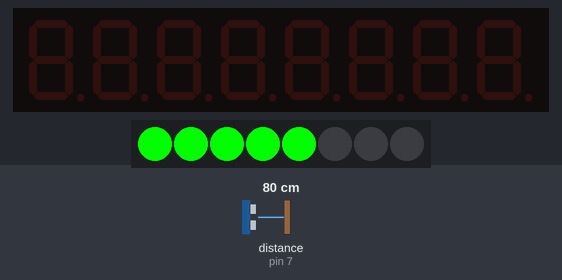
This sketch was run on a simulated Arduino Uno, built with avr-gcc and run on an emulated ATmega328P. Shown: 8-digit seven-segment display, 8 RGB LEDs in strip order, left to right. The test bench sets the inputs (shaded band); at power-on: distance to the obstacle (sensor on pin 7) 80 cm. The echo pulse lasts 58.3 µs per cm; what the sketch prints to the serial monitor is not drawn.

Above: at 1.2 s.
1.3 s: distance to the obstacle (sensor on pin 7) set to 18 cm
At 2.6 s:
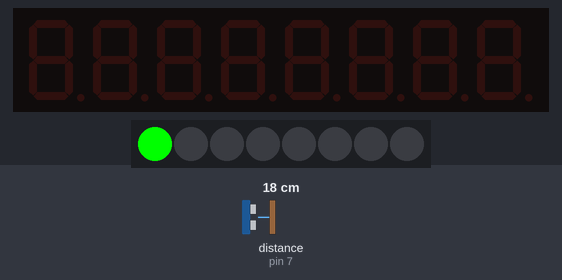
2.9 s: distance to the obstacle (sensor on pin 7) set to 35 cm
At 4.3 s:
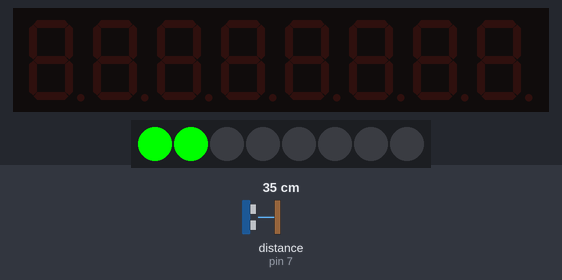
5.9 s: distance to the obstacle (sensor on pin 7) set to 60 cm
At 7.1 s:
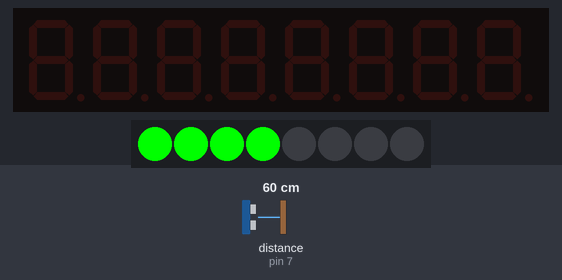
7.4 s: distance to the obstacle (sensor on pin 7) set to 2 cm
At 8.0 s:
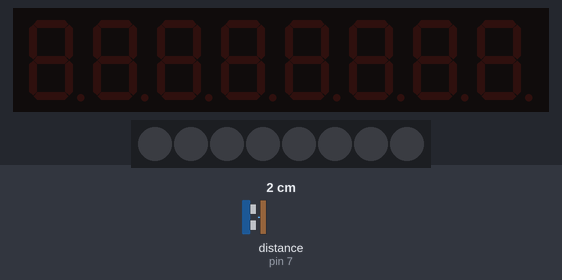
Timing chart, 0 to 9.9 s (numbered marks = the images above; inputs shaded):
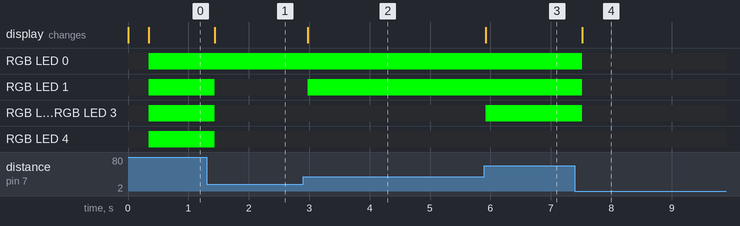

Measured:
- after the input at 1.3 s, RGB LED 1–4: RGB(0, 255, 0) → off after 0.13 s
- after the input at 2.9 s, RGB LED 1: off → RGB(0, 255, 0) after 0.08 s
- after the input at 5.9 s, RGB LED 2, RGB LED 3: off → RGB(0, 255, 0) at once
- after the input at 7.4 s, RGB LED 0–3: RGB(0, 255, 0) → off after 0.12 s

The sketch:

LCD_Watering.ino
```cpp
#include <TM1638.h>
#include <NewPing.h>

#define TRIGGER_PIN  6
#define ECHO_PIN     7
#define MAX_DISTANCE 250
#define Length 25


typedef struct {
  String message;
  int type;

}
messageStruct;

messageStruct lcdMessages[Length];

int lcdMessagesIndex=0;

NewPing sonar(TRIGGER_PIN, ECHO_PIN, MAX_DISTANCE);
int distance=0;
int showDistance=120;
// define a module on data pin 8, clock pin 9 and strobe pin 7
TM1638 module(3, 4, 5);

String sanoma = "";
boolean sanomaReady = false;
boolean sanomaOngoing = false;

unsigned long a=1200;
unsigned long b=600;
int c=200;

unsigned long int breachTime=0;
int lcdMessageDelay=1000;
boolean breachOngoing=false;
unsigned long int sonarTime=0;
int sonarDelay=150;
double ledStepSize= showDistance/8;
unsigned long ledCheckTime=0;
int ledCheckInterval=5;

void setup(){
  module.setDisplayToString("SHOOT   ");
  initLcdMessages();
  Serial.begin(115200);
  Serial.println("-----");
  Serial.println("Ready");

}

void loop()
{
  if((millis()-sonarTime)>sonarDelay){
  //delay(50);
  int uS = sonar.ping(); //sonar.ping();
  distance=uS / US_ROUNDTRIP_CM;
  sonarTime=millis();
  //module.setDisplayToDecNumber(distance,0,false);
  }
  if(breachOngoing||distance<showDistance){
    perimeterBreach();
    //Serial.println(distance);

    if(distance<showDistance){
  int leds=distance/ledStepSize;
  setXLeds(leds);
  //Serial.println(leds);
  //Serial.println(distance);
}
  }


  /*
  if((millis()-ledCheckTime)>ledCheckInterval){
    ledCheckTime=millis();
   if(distance<showDistance){
      clearAllLeds();
      double z=distance/ledStepSize;
      for(int i=0;i<=z;i++){
        module.setLED(TM1638_COLOR_GREEN,i);

      Serial.println(distance);

      }
  }*/
  if(distance>=showDistance){
    clearAllLeds();
  }


  if(module.getButtons() != 0b00000000){
    breachOngoing=false;
    initLcdMessages();
    module.clearDisplay();
    //sanoma="          ";
    //lcdMessage();
  }

  readSerialMessage();

}

void setXLeds(int leds){
  for(int i=0;i<leds;i++){
    module.setLED(TM1638_COLOR_GREEN,i);
  }
  for(int i=7;i>=leds;i--){
    module.setLED(TM1638_COLOR_NONE,i);
  }

}

void clearAllLeds(){
    for(int i=0;i<8;i++){
      module.setLED(TM1638_COLOR_NONE,i);

    }
}

void readSerialMessage(){
 if (Serial.available()) {
  char ch = Serial.read();
  Serial.println(ch);

  if (ch == '!') {
    Serial.println("Program reset");
    initLcdMessages();
    module.clearDisplay();
  }
  //viestin alku
  if (ch == '<') {
    sanomaOngoing = true;
  }
  //viestin loppu
  if (ch == '>') {
    sanomaOngoing = false;
    sanomaReady = true;
  }

  //lisataan merkit sanomaan
  if (sanomaOngoing && ch != '<') {
    sanoma = sanoma + ch;
  }
  //sanoma valmis
  if (sanomaReady) {
    //nayttosanoma=sanoma;
    //setLcdMessage(nayttosanoma);
    String nayttosanoma=sanoma;
    int mtype=1;
    addLcdMessage(nayttosanoma,mtype);
    sanoma = "";
    sanomaReady = false;
  }
}
}
void setLcdMessage(String lsanoma){
  module.setDisplayToString(lsanoma);


}

void  addLcdMessage(String sanoma, int type){
  if(lcdMessagesIndex==(Length-1)){
    lcdMessagesIndex=0;
  }
  else
  {
    lcdMessagesIndex+=1;
  }
  lcdMessages[lcdMessagesIndex].message=sanoma;
  lcdMessages[lcdMessagesIndex].type=type;

}

void perimeterBreach(){
  if(breachOngoing){
    boolean isShown=false;
    int counter=0;
    for (int i=0;i<Length;i++){
      if(lcdMessages[i].message!=""){
        counter=counter+1;
        if(isShown==false && ((millis()-breachTime)<(counter)*lcdMessageDelay)){
          //module.clearDisplay();
          setLcdMessage(lcdMessages[i].message);
          isShown=true;
        }
      }
    }
    if(isShown==false){
      breachOngoing=false;
      module.clearDisplay();
    }
  }
  else{
    breachOngoing=true;
    breachTime=millis();
  }
}

void initLcdMessages(){
  for (int i=0;i<Length;i++){
    lcdMessages[i].message="";
  }

}
```
